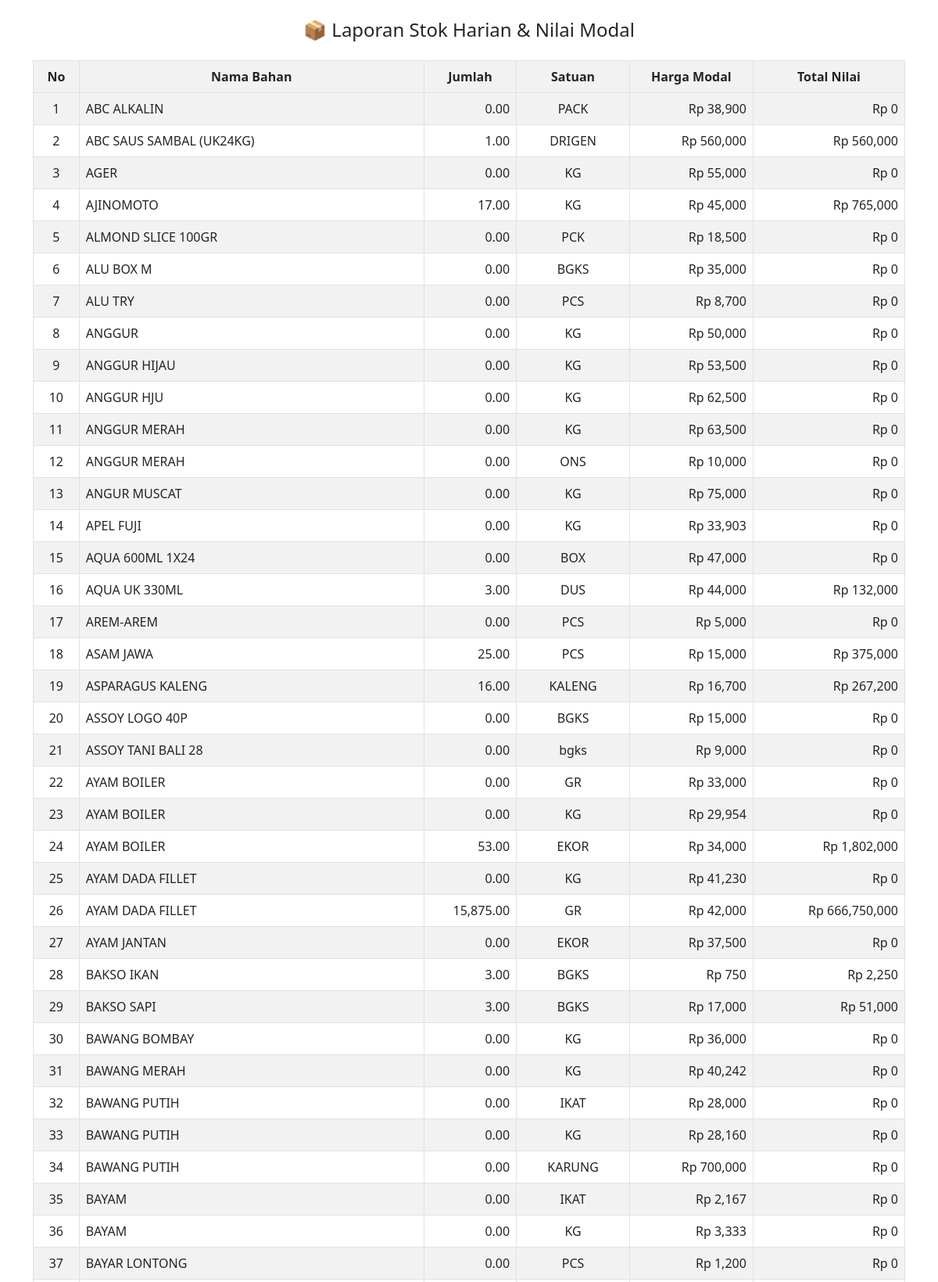
The app's page /laporan_stok (upper part) with its own data.
### tables this page shows
CREATE TABLE "Stok" (
	"nm_bahan"	TEXT,
	"jumlah"	REAL,
	"satuan"	TEXT,
	"harga_modal"	REAL,
	PRIMARY KEY("nm_bahan", "satuan")
);

### app.py (the view)
@app.route('/laporan_stok')
def laporan_stok():
    data = db.get_stok_saat_ini()
    total_modal = sum(row[4] or 0 for row in data)  # row[4] = total_nilai per bahan
    return render_template('laporan_stok.html', data=data, total_modal=total_modal)

### app.py (called while the page is built)
@app.template_filter('format_number')
def format_number(value):
    return "{:,.0f}".format(value or 0)

### models.py (called while the page is built)
    def get_stok_saat_ini(self):
        self.cursor.execute("""
            SELECT nm_bahan, jumlah, satuan, harga_modal,
                (jumlah * harga_modal) as total_nilai
            FROM Stok
            ORDER BY nm_bahan COLLATE NOCASE ASC
        """)
        return self.cursor.fetchall()

### templates/laporan_stok.html (shortened to what this page needs)
<!DOCTYPE html>
<html lang="id">
<head>
    <link href="https://cdn.jsdelivr.net/npm/bootstrap@5.3.0/dist/css/bootstrap.min.css" rel="stylesheet">
</head>
<body>
<div class="container py-4">
    <h4 class="text-center mb-4">📦 Laporan Stok Harian & Nilai Modal</h4>
    <table class="table table-bordered table-striped table-hover">
        <thead>
            <tr>
                <th>No</th>
                <th>Nama Bahan</th>
                <th>Jumlah</th>
                <th>Satuan</th>
                <th>Harga Modal</th>
                <th>Total Nilai</th>
            </tr>
        </thead>
        <tbody>
            {% for row in data %}
            <tr>
                <td class="text-center">{{ loop.index }}</td>
                <td>{{ row[0] }}</td>
                <td class="text-end">{{ '{:,.2f}'.format(row[1]) }}</td>
                <td class="text-center">{{ row[2] }}</td>
                <td class="text-end">Rp {{ '{:,.0f}'.format(row[3]) }}</td>
                <td class="text-end">Rp {{ '{:,.0f}'.format(row[4]) }}</td>
            </tr>
            {% endfor %}
        </tbody>
    </table>
</div>
</body>
</html>

### templates/laporan_stok.html (style rules this page uses)
.table thead th { background-color: #f2f2f2; text-align: center; }
.text-end { text-align: right; }

### records on screen
Stok: nm_bahan "ABC ALKALIN", jumlah "0.00", satuan "PACK", harga_modal "38,900", row "0"
Stok: nm_bahan "ABC SAUS SAMBAL (UK24KG)", jumlah "1.00", satuan "DRIGEN", harga_modal "560,000", row "560,000"
Stok: nm_bahan "AGER", jumlah "0.00", satuan "KG", harga_modal "55,000", row "0"
Stok: nm_bahan "AJINOMOTO", jumlah "17.00", satuan "KG", harga_modal "45,000", row "765,000"
Stok: nm_bahan "ALMOND SLICE 100GR", jumlah "0.00", satuan "PCK", harga_modal "18,500", row "0"
Stok: nm_bahan "ALU BOX M", jumlah "0.00", satuan "BGKS", harga_modal "35,000", row "0"
Stok: nm_bahan "ALU TRY", jumlah "0.00", satuan "PCS", harga_modal "8,700", row "0"
Stok: nm_bahan "ANGGUR", jumlah "0.00", satuan "KG", harga_modal "50,000", row "0"
Stok: nm_bahan "ANGGUR HIJAU", jumlah "0.00", satuan "KG", harga_modal "53,500", row "0"
Stok: nm_bahan "ANGGUR HJU", jumlah "0.00", satuan "KG", harga_modal "62,500", row "0"
Stok: nm_bahan "ANGGUR MERAH", jumlah "0.00", satuan "KG", harga_modal "63,500", row "0"
Stok: nm_bahan "ANGGUR MERAH", jumlah "0.00", satuan "ONS", harga_modal "10,000", row "0"
Stok: nm_bahan "ANGUR MUSCAT", jumlah "0.00", satuan "KG", harga_modal "75,000", row "0"
Stok: nm_bahan "APEL FUJI", jumlah "0.00", satuan "KG", harga_modal "33,903", row "0"
Stok: nm_bahan "AQUA 600ML 1X24", jumlah "0.00", satuan "BOX", harga_modal "47,000", row "0"
Stok: nm_bahan "AQUA UK 330ML", jumlah "3.00", satuan "DUS", harga_modal "44,000", row "132,000"
Stok: nm_bahan "AREM-AREM", jumlah "0.00", satuan "PCS", harga_modal "5,000", row "0"
Stok: nm_bahan "ASAM JAWA", jumlah "25.00", satuan "PCS", harga_modal "15,000", row "375,000"
Stok: nm_bahan "ASPARAGUS KALENG", jumlah "16.00", satuan "KALENG", harga_modal "16,700", row "267,200"
Stok: nm_bahan "ASSOY LOGO 40P", jumlah "0.00", satuan "BGKS", harga_modal "15,000", row "0"
Stok: nm_bahan "ASSOY TANI BALI 28", jumlah "0.00", satuan "bgks", harga_modal "9,000", row "0"
Stok: nm_bahan "AYAM BOILER", jumlah "0.00", satuan "GR", harga_modal "33,000", row "0"
Stok: nm_bahan "AYAM BOILER", jumlah "0.00", satuan "KG", harga_modal "29,954", row "0"
Stok: nm_bahan "AYAM BOILER", jumlah "53.00", satuan "EKOR", harga_modal "34,000", row "1,802,000"
Stok: nm_bahan "AYAM DADA FILLET", jumlah "0.00", satuan "KG", harga_modal "41,230", row "0"
Stok: nm_bahan "AYAM DADA FILLET", jumlah "15,875.00", satuan "GR", harga_modal "42,000", row "666,750,000"
Stok: nm_bahan "AYAM JANTAN", jumlah "0.00", satuan "EKOR", harga_modal "37,500", row "0"
Stok: nm_bahan "BAKSO IKAN", jumlah "3.00", satuan "BGKS", harga_modal "750", row "2,250"
Stok: nm_bahan "BAKSO SAPI", jumlah "3.00", satuan "BGKS", harga_modal "17,000", row "51,000"
Stok: nm_bahan "BAWANG BOMBAY", jumlah "0.00", satuan "KG", harga_modal "36,000", row "0"
Stok: nm_bahan "BAWANG MERAH", jumlah "0.00", satuan "KG", harga_modal "40,242", row "0"
Stok: nm_bahan "BAWANG PUTIH", jumlah "0.00", satuan "IKAT", harga_modal "28,000", row "0"
Stok: nm_bahan "BAWANG PUTIH", jumlah "0.00", satuan "KG", harga_modal "28,160", row "0"
Stok: nm_bahan "BAWANG PUTIH", jumlah "0.00", satuan "KARUNG", harga_modal "700,000", row "0"
Stok: nm_bahan "BAYAM", jumlah "0.00", satuan "IKAT", harga_modal "2,167", row "0"
Stok: nm_bahan "BAYAM", jumlah "0.00", satuan "KG", harga_modal "3,333", row "0"
Stok: nm_bahan "BAYAR LONTONG", jumlah "0.00", satuan "PCS", harga_modal "1,200", row "0"
